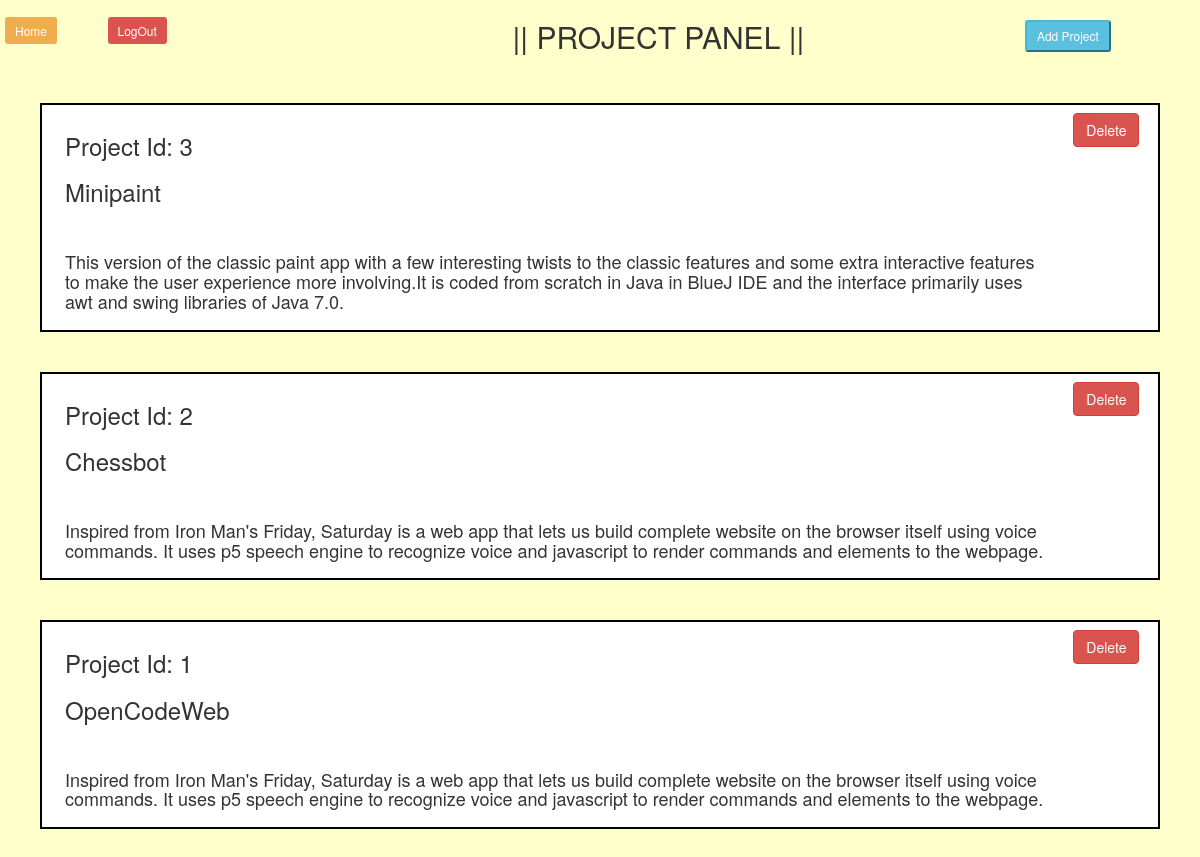
/cms/projects.php (signed in), run on the app's committed database.
### tables this page shows
CREATE TABLE IF NOT EXISTS `club_projects` (
  `pro_id` bigint(20) NOT NULL AUTO_INCREMENT,
  `pro_title` longtext NOT NULL,
  `pro_desc` longtext NOT NULL,
  PRIMARY KEY (`pro_id`)
);

### cms/projects.php (the view, shortened to what this page needs)
<?php
	include ('session.php');
?>
<!DOCTYPE html>
<html>
<head>
	<link rel="stylesheet" type="text/css" href="../bootstrap/css/bootstrap.min.css">
	<link rel="stylesheet" type="text/css" href="../font_awe/css/font-awesome.min.css">
</head>
<body>
	<div class="row">
		<div class="col-md-1" style="padding-top: 20px;padding-left: 20px">
			<a href="admin_home.php" type="button" class="btn-warning btn-sm">Home</a>
		</div>
		<div class="col-md-2" style="padding-top: 20px;padding-left: 20px">
			<a href="adminlogout.php" type="button" class="btn-danger btn-sm">LogOut</a>
		</div>
		<div class="col-md-5">
			<h2>|| PROJECT PANEL ||</h2>
		</div>
		<div class="col-md-2" style="padding-top: 20px;">
	<button type="button" class="btn-info btn-sm" data-toggle="modal" data-target="#project">Add Project</button>
		</div>
	</div>
	<?php
		$sql="SELECT * FROM club_projects ORDER BY pro_id DESC";
		$result = mysqli_query( $conn,$sql);
	    while($row = mysqli_fetch_array($result, MYSQLI_ASSOC)){
	    	echo '
	    		<div class="continer-fluid" >
          		<div class="row box">
          			<div class="col-md-11">
          				<h3>Project Id:
		          		<span>'.$row['pro_id'].'</span>
		          		<b><h3>'.$row['pro_title'].'</h3></b><br/>
		          		<h4>'.$row['pro_desc'].'</h4>
          			</div>
          			<div class="col-md-1">
          			<form action="" method="POST">
          				<input type="hidden" value="'.$row['pro_id'].'" name="id">
          				 <input type="submit" class="btn btn-danger" value="Delete" name="delete">
          			</form>
          			</div>
          		</div>
    </div>
	    	';
    }
?>
</body>
</html>

### cms/projects.php (style rules this page uses)
.box { border:2px solid black; margin: 40px; padding: 8px; background-color: white; }
body { background-color: rgb(255,255,204); }

### data on the page
club_projects: pro_id "3", pro_title "Minipaint", pro_desc "This version of the classic paint app with a few interesting twists to the classic features and some extra interactive features to make the user experience more involving.It is coded from scratch in Java in BlueJ IDE and the interface primarily uses awt and swing libraries of Java 7.0."
club_projects: pro_id "2", pro_title "Chessbot", pro_desc "Inspired from Iron Man's Friday, Saturday is a web app that lets us build complete website on the browser itself using voice commands. It uses p5 speech engine to recognize voice and javascript to render commands and elements to the webpage."
club_projects: pro_id "1", pro_title "OpenCodeWeb", pro_desc "Inspired from Iron Man's Friday, Saturday is a web app that lets us build complete website on the browser itself using voice commands. It uses p5 speech engine to recognize voice and javascript to render commands and elements to the webpage."
